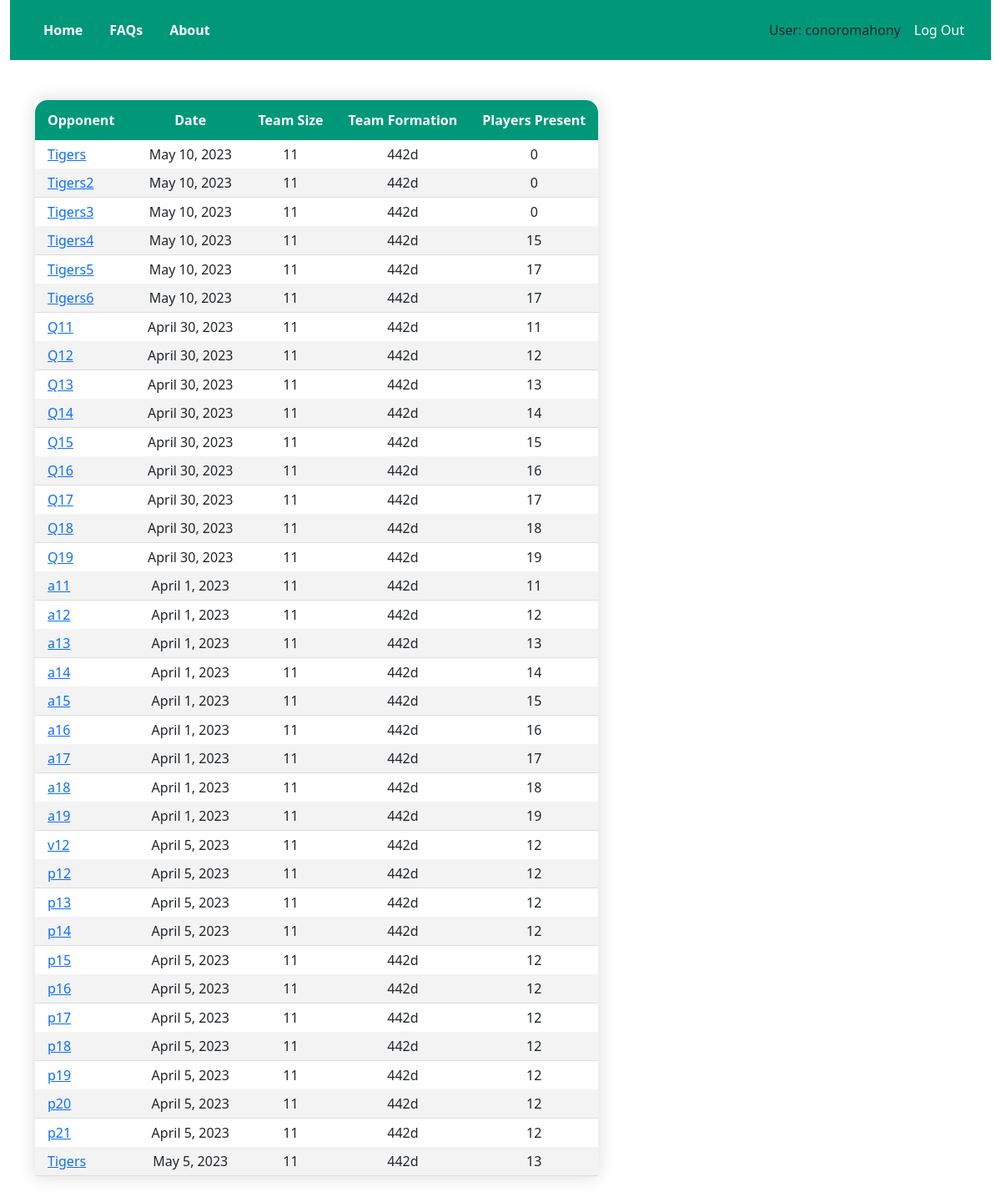
The app's page /lineups/list.html (signed in), older data.
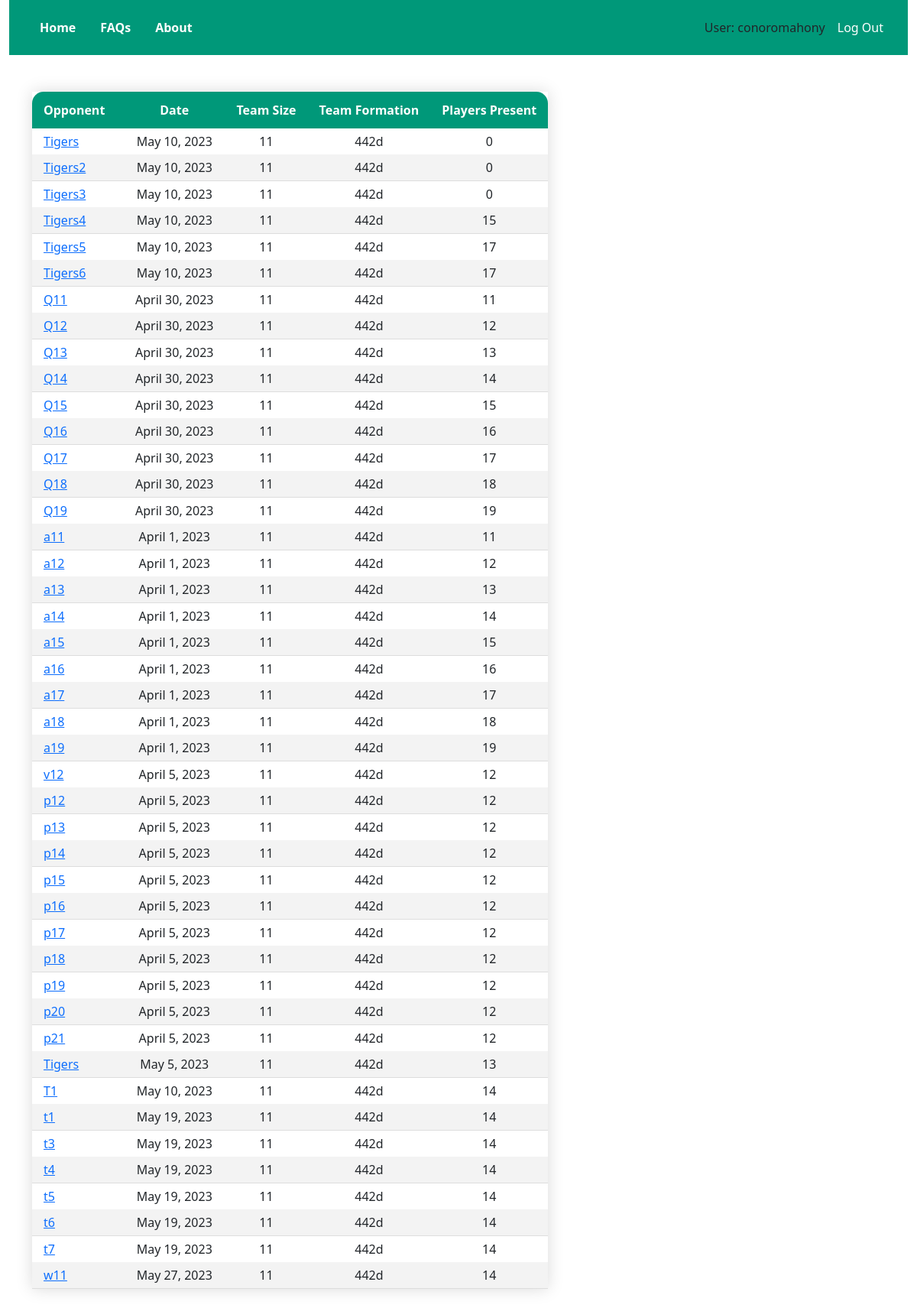
The same page, newer data.
### lineups/models.py (models this page shows, shortened)
class Lineup(models.Model):
    class TeamSize(models.TextChoices):
        ELEVEN = "11", _("11 vs. 11")
    class TeamFormation(models.TextChoices):
        FOUR_FOUR_TWO_D = "442d", _("4-4-2 (diamond)")
    class HalfDuration(models.TextChoices):
        THIRTY_FIVE = "35", _("35 minutes")
    class FirstGoalie(models.Model):
        name = models.ForeignKey(Player, on_delete=models.CASCADE)
    class SecondGoalie(models.Model):
        name = models.ForeignKey(Player, on_delete=models.CASCADE)
    game_id = models.CharField(max_length=20)
    opponent = models.CharField(max_length=40, default='')
    game_date = models.DateField()
    team_name = models.CharField(max_length=20)
    team_size = models.CharField(
        max_length=2,
        choices=TeamSize.choices,
        default=TeamSize.ELEVEN,
    )
    team_formation = models.CharField(
        max_length=4,
        choices=TeamFormation.choices,
        default=TeamFormation.FOUR_FOUR_TWO_D,
    )
    half_duration = models.CharField(
        max_length=2,
        choices=HalfDuration.choices,
        default=HalfDuration.THIRTY_FIVE,
    )
    first_goalie = models.CharField(
        max_length=20,
        default=''
    )
    second_goalie = models.CharField(
        max_length=20,
        default=''
    )
    num_players = models.IntegerField()
    positions = models.CharField(max_length=2000)
    owner = models.ForeignKey(User, on_delete=models.CASCADE)

### lineups/views.py (the view)
# urls.py: path('list.html', views.lineup_list, name='lineup_list'),
@login_required
def lineup_list(request):
    lineups = Lineup.objects.filter(owner=request.user)
    return render(request, 'lineups/list.html', {'lineups': lineups})

### lineups/templates/lineups/list.html (shortened to what this page needs)
{% extends "home/base.html" %}
{% block content %}
    <table class="roster-list text-nowrap">
        <thead>
            <tr>
                <th id="leftmost-cell">Opponent</th>
                <th>Date</th>
                <th>Team Size</th>
                <th>Team Formation</th>
                <th id="rightmost-cell">Players Present</th>
            </tr>
        </thead>
        <tbody>
            {% for lineup in lineups %}
                <tr>
                    <td id="leftmost-cell"><a href="/lineups/{{ lineup.game_id }}/view_lineup.html">{{ lineup.opponent }}</a></td>
                    <td>{{ lineup.game_date }}</td>
                    <td>{{ lineup.team_size }}</td>
                    <td>{{ lineup.team_formation }}</td>
                    <td>{{ lineup.num_players }}</td>
                </tr>
            {% endfor %}
        </tbody>
    </table>
{% endblock %}

### home/templates/home/base.html (shortened to what this page needs)
{% load static %}
<!DOCTYPE html>
<html lang="en">
<head>
    {% load bootstrap5 %}
    {% bootstrap_css %}
    <link href="{% static "css/team.css" %}" rel="stylesheet">
</head>
<body>
    <div class="container-fluid">
        <nav class="navbar navbar-expand-lg navbar-dark" style="background-color: #009879;">
            <div class="collapse navbar-collapse" id="navbarSupportedContent">
                <ul class="navbar-nav me-auto">
                    <li class="nav-item"><a href="/home/index.html" class="nav-link px-3 ms-4 fw-bold text-white">Home</a></li>
                    <li class="nav-item"><a href="/home/faqs.html" class="nav-link px-3 fw-bold text-white">FAQs</a></li>
                    <li class="nav-item"><a href="/home/about.html" class="nav-link px-3 fw-bold text-white">About</a></li>
                </ul>
                <span class="navbar-text">
                    <ul class="navbar-nav text-end">
                        {% if user.is_authenticated %}
                            <li><a href="#" class="nav-link link-dark px-2">User: {{ user.username }}</a></li>
                            <li><a href="{% url 'users:login' %}" class="nav-link link-dark px-2 me-4 text-white">Log Out</a></li>
                        {% endif %}
                    </ul>
                </span>
            </div>
        </nav>
    </div>
    <div class="container mt-5">
        {% block content %}
        {% endblock content %}
    </div>
</body>
</html>

### team/static/css/team.css (style rules this page uses)
.roster-list { font-family: system-ui, -apple-system, BlinkMacSystemFont, “Segoe UI”, Roboto, Oxygen-Sans, Ubuntu, Cantarell, “Helvetica Neue”, Arial, sans-serif; border-collapse: collapse; margin: 25px 0; min-width: 400px; box-shadow: 0 0 20px rgba(0, 0, 0, 0.15); }
.roster-list th { font-family: system-ui, -apple-system, BlinkMacSystemFont, “Segoe UI”, Roboto, Oxygen-Sans, Ubuntu, Cantarell, “Helvetica Neue”, Arial, sans-serif; background-color: #009879; color: #ffffff; padding: 12px 15px; text-align: center; }
.roster-list th#leftmost-cell { border-top-left-radius: 15px; text-align: left; width: 120px; }
.roster-list th#rightmost-cell { border-top-right-radius: 15px; }
.roster-list tr:nth-of-type(even) { background-color: #f3f3f3; font-family: system-ui, -apple-system, BlinkMacSystemFont, “Segoe UI”, Roboto, Oxygen-Sans, Ubuntu, Cantarell, “Helvetica Neue”, Arial, sans-serif; border-bottom: 1px solid #dddddd; }
.roster-list td { font-family: system-ui, -apple-system, BlinkMacSystemFont, “Segoe UI”, Roboto, Oxygen-Sans, Ubuntu, Cantarell, “Helvetica Neue”, Arial, sans-serif; padding: 5px 15px; text-align: center; }
td#leftmost-cell { text-align: left; }

Row changes from the older to the newer data that the page shows:
added Lineup: opponent "T1", game_date "May 10, 2023", team_size "11", team_formation "442d", num_players "14"
added Lineup: opponent "t1", game_date "May 19, 2023", team_size "11", team_formation "442d", num_players "14"
added Lineup: opponent "t3", game_date "May 19, 2023", team_size "11", team_formation "442d", num_players "14"
added Lineup: opponent "t4", game_date "May 19, 2023", team_size "11", team_formation "442d", num_players "14"
added Lineup: opponent "t5", game_date "May 19, 2023", team_size "11", team_formation "442d", num_players "14"
added Lineup: opponent "t6", game_date "May 19, 2023", team_size "11", team_formation "442d", num_players "14"
added Lineup: opponent "t7", game_date "May 19, 2023", team_size "11", team_formation "442d", num_players "14"
added Lineup: opponent "w11", game_date "May 27, 2023", team_size "11", team_formation "442d", num_players "14"
